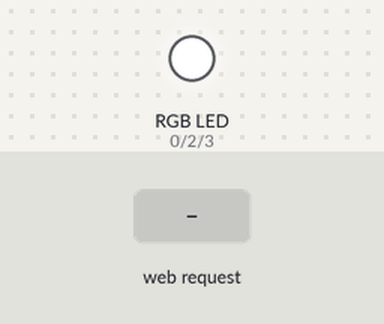
This sketch was run on a simulated ESP8266 (NodeMCU). On the bench: an RGB LED mixed from three pins (HIGH = lit). The inputs (shaded band) are chosen by the test bench.

Above: at 2.2 s.
2.3 s: HTTP request GET / received
At 2.7 s:
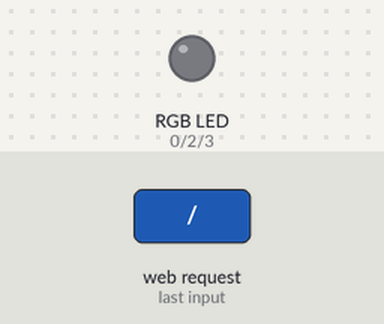
Timing chart, 0 to 5.3 s (numbered marks = the images above; inputs shaded):
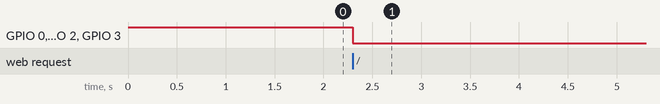

The sketch:

RGBWebServerIndie.ino
```cpp
/*
* RGB web server with ESP8266-07
*
* Wiring Circuit
* 0=Red (GPIO0)
* 2=Green (GPIO2)
* 3=Blue (GPIO3) Rx
*/


#include <ESP8266WiFi.h>
#include <DNSServer.h>
#include <ESP8266WebServer.h>

int red_led = 0;
int green_led = 2;
int blue_led = 3;

const char *ssid = "Rainfall Mood LED";
// const char *password = "87654321";

const byte DNS_PORT = 53;
IPAddress apIP(192, 168, 1, 1); //IP address of your ESP
DNSServer dnsServer;
ESP8266WebServer webServer(80);

//Webpage html Code
String webpage = ""
                 "<!DOCTYPE html><html><head><title>Rainfall Mood LED</title><meta name='mobile-web-app-capable' content='yes' />"
                 "<meta name='viewport' content='width=device-width' /></head><body style='margin: 0px; padding: 0px;'>"
                 "<canvas id='colorspace'></canvas>"
                 "</body>"
                 "<script type='text/javascript'>"
                 "(function () {"
                 " var canvas = document.getElementById('colorspace');"
                 " var ctx = canvas.getContext('2d');"
                 " function drawCanvas() {"
                 " var colours = ctx.createLinearGradient(0, 0, window.innerWidth, 0);"
                 " for(var i=0; i <= 360; i+=10) {"
                 " colours.addColorStop(i/360, 'hsl(' + i + ', 100%, 50%)');"
                 " }"
                 " ctx.fillStyle = colours;"
                 " ctx.fillRect(0, 0, window.innerWidth, window.innerHeight);"
                 " var luminance = ctx.createLinearGradient(0, 0, 0, ctx.canvas.height);"
                 " luminance.addColorStop(0, '#ffffff');"
                 " luminance.addColorStop(0.05, '#ffffff');"
                 " luminance.addColorStop(0.5, 'rgba(0,0,0,0)');"
                 " luminance.addColorStop(0.95, '#000000');"
                 " luminance.addColorStop(1, '#000000');"
                 " ctx.fillStyle = luminance;"
                 " ctx.fillRect(0, 0, ctx.canvas.width, ctx.canvas.height);"
                 " }"
                 " var eventLocked = false;"
                 " function handleEvent(clientX, clientY) {"
                 " if(eventLocked) {"
                 " return;"
                 " }"
                 " function colourCorrect(v) {"
                 " return Math.round(1023-(v*v)/64);"
                 " }"
                 " var data = ctx.getImageData(clientX, clientY, 1, 1).data;"
                 " var params = ["
                 " 'r=' + colourCorrect(data[0]),"
                 " 'g=' + colourCorrect(data[1]),"
                 " 'b=' + colourCorrect(data[2])"
                 " ].join('&');"
                 " var req = new XMLHttpRequest();"
                 " req.open('POST', '?' + params, true);"
                 " req.send();"
                 " eventLocked = true;"
                 " req.onreadystatechange = function() {"
                 " if(req.readyState == 4) {"
                 " eventLocked = false;"
                 " }"
                 " }"
                 " }"
                 " canvas.addEventListener('click', function(event) {"
                 " handleEvent(event.clientX, event.clientY, true);"
                 " }, false);"
                 " canvas.addEventListener('touchmove', function(event){"
                 " handleEvent(event.touches[0].clientX, event.touches[0].clientY);"
                 "}, false);"
                 " function resizeCanvas() {"
                 " canvas.width = window.innerWidth;"
                 " canvas.height = window.innerHeight;"
                 " drawCanvas();"
                 " }"
                 " window.addEventListener('resize', resizeCanvas, false);"
                 " resizeCanvas();"
                 " drawCanvas();"
                 " document.ontouchmove = function(e) {e.preventDefault()};"
                 " })();"
                 "</script></html>";
void handleRoot()
{
    String red = webServer.arg(0);   // read RGB arguments
    String green = webServer.arg(1); // read RGB arguments
    String blue = webServer.arg(2);  // read RGB arguments

    // Common anode
    analogWrite(red_led, red.toInt());
    analogWrite(green_led, green.toInt());
    analogWrite(blue_led, blue.toInt());

    //Common cathode
    //analogWrite(0, 1023 - red.toInt());
    //analogWrite(2, 1023 - green.toInt());
    //analogWrite(3, 1023 - blue.toInt());

    webServer.send(200, "text/html", webpage);
}
void setup()
{
    pinMode(red_led, OUTPUT);
    pinMode(green_led, OUTPUT);
    pinMode(blue_led, OUTPUT);

    analogWrite(red_led, 1023);
    analogWrite(green_led, 1023);
    analogWrite(blue_led, 1023);

    delay(1000);

    WiFi.mode(WIFI_AP);
    WiFi.softAPConfig(apIP, apIP, IPAddress(255, 255, 255, 0));
    WiFi.softAP(ssid);
    dnsServer.start(DNS_PORT, "rgb", apIP);
    webServer.on("/", handleRoot);
    webServer.begin();
}

void loop()
{
    dnsServer.processNextRequest();
    webServer.handleClient();
}
```

Measured:
- after the input at 2.3 s, GPIO 0 (red_led), GPIO 2 (green_led), GPIO 3 (blue_led): HIGH → LOW at once
